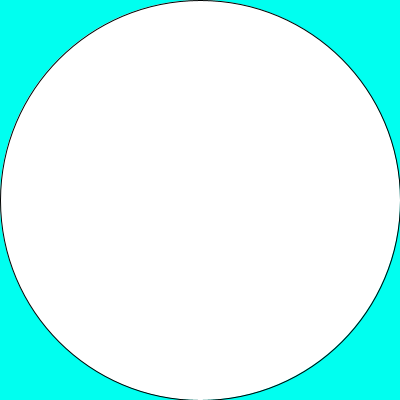
Frame 1 (no input)
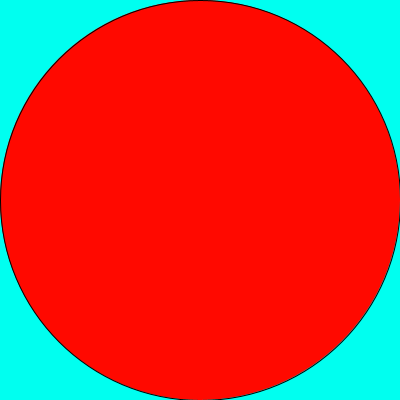
Frame 60 (the mouse pressed at the canvas centre just before this capture)
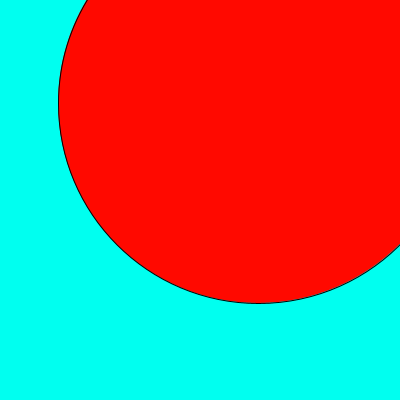
Frame 120 (the mouse held since frame 60 and released just before this capture)

The Processing sketch that drew these frames (run headless with seeded random() and noise(); from frame 60 on, the mouse is pressed at the canvas centre):

// Processing sketch: slippery_dot
// ── slippery_dot.pde
/*** When you are done, this program will draw an ellipse 
     that jumps to new location each time you click on it.
***/
 
 // 1. Create three integer variables to represent the x, y, and the size of the ellipse
       
    void setup() {
      // 2. Set the size of your sketch
    size(400,400);
    }
    int x =200;
    int y =200;
    void draw() {
    
      // 3. Set the background color of your sketch
      background(#00FFF0);
      // 4. Draw an ellipse using the variables created at the top of the sketch for the location and size of your ellipse. 
      //    Make sure it fits in the window. Change the variables if it does not.
    ellipse(x,y,400,400);
    fill(#FF0900);
    }
    
    /******** This method gets called automatically when you press the mouse ************/
    void mousePressed() {
      //5. Create an integer variable called distance
      int distance= 0;
      //6. The getDistanceFromMouse() method below returns a number.
      //   Set the value of your distance variable to the value returned by the getDistance method
      //   You will need to pass the x and y location of your ellipse to this method.
        
          distance = getDistanceFromMouse(x,y);
      //7.  Use an if statement to check if your distance variable is < the radius of the ellipse
      //    If it is, make a new x AND y for the ellipse, for a new random location on the window
      //    Hint: Use code like this      x = (int) random(width);
       if (distance < 400/2){ 
       x=(int) random (400);
       y=(int) random (400);}
      
    }
    
    /********  This method gives you the number of pixels between the mouse and the x,y point ***********/
    int getDistanceFromMouse(int x, int y) {
      return (int)Math.sqrt(Math.pow((mouseX-x),2) + Math.pow((mouseY-y),2));
    }
